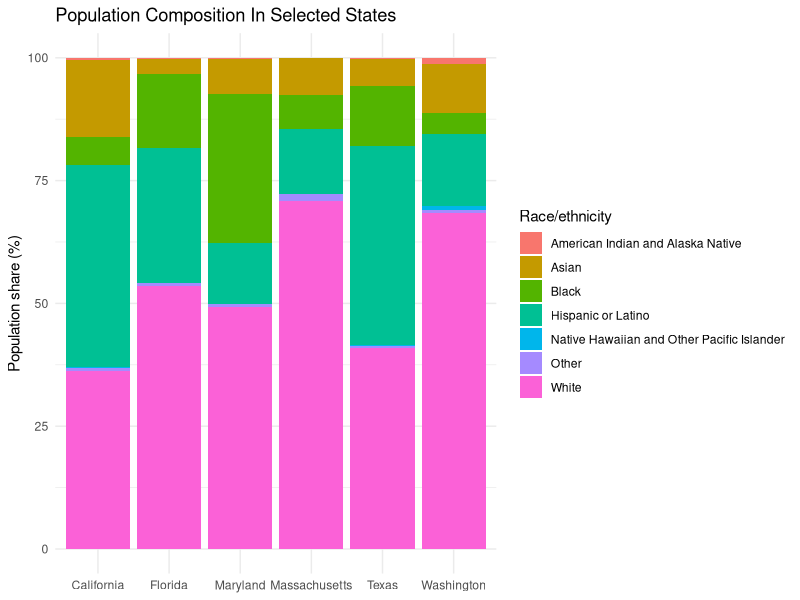
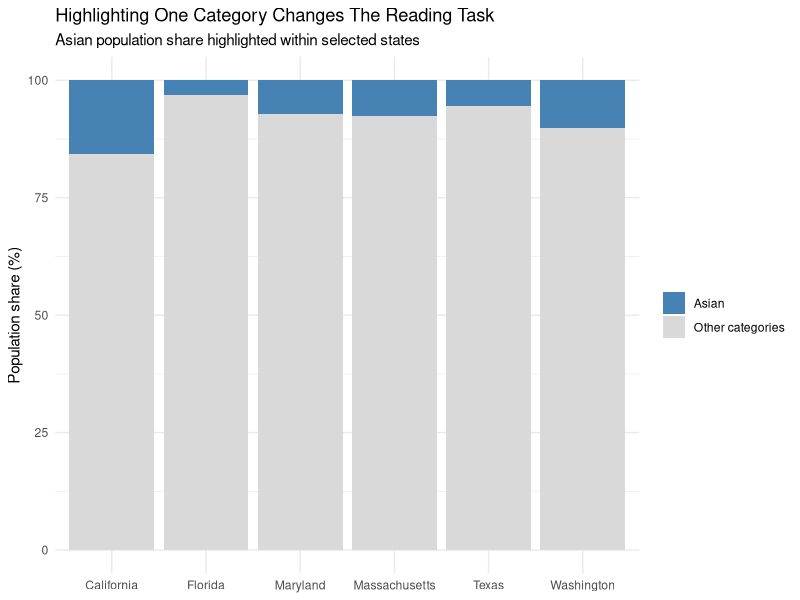
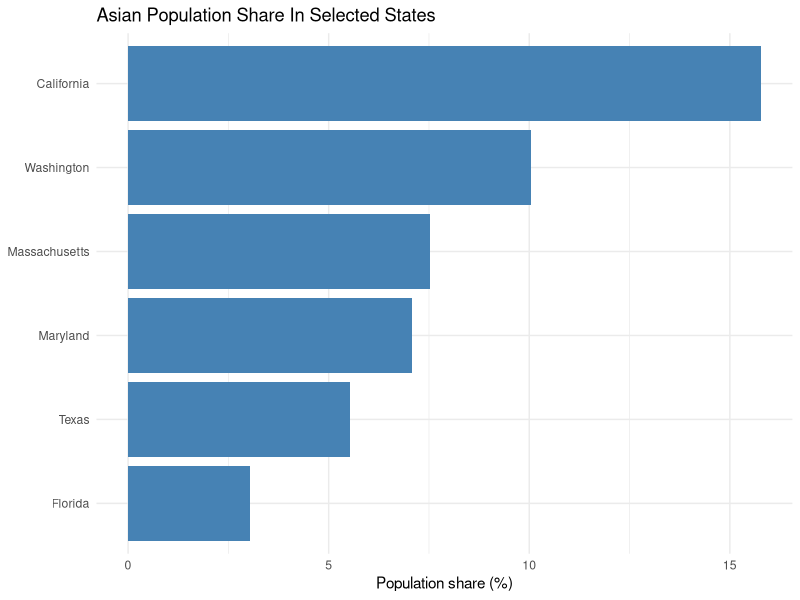
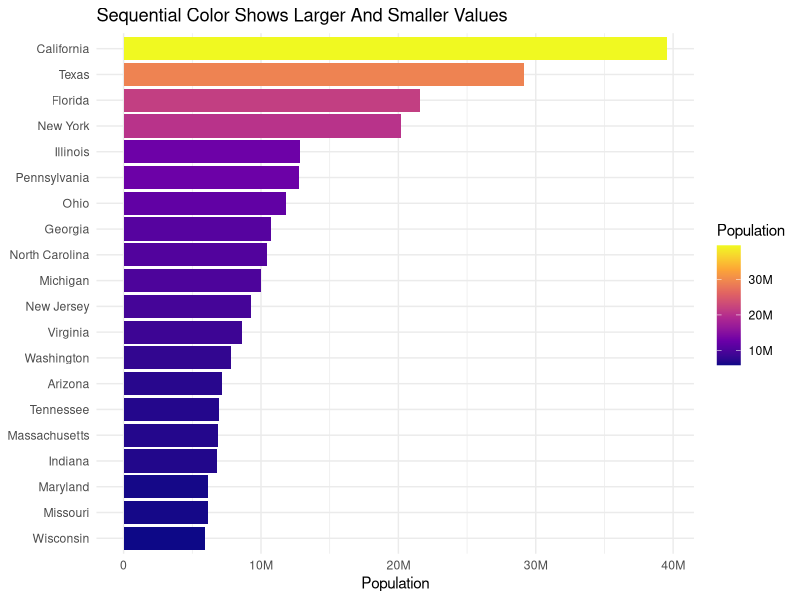
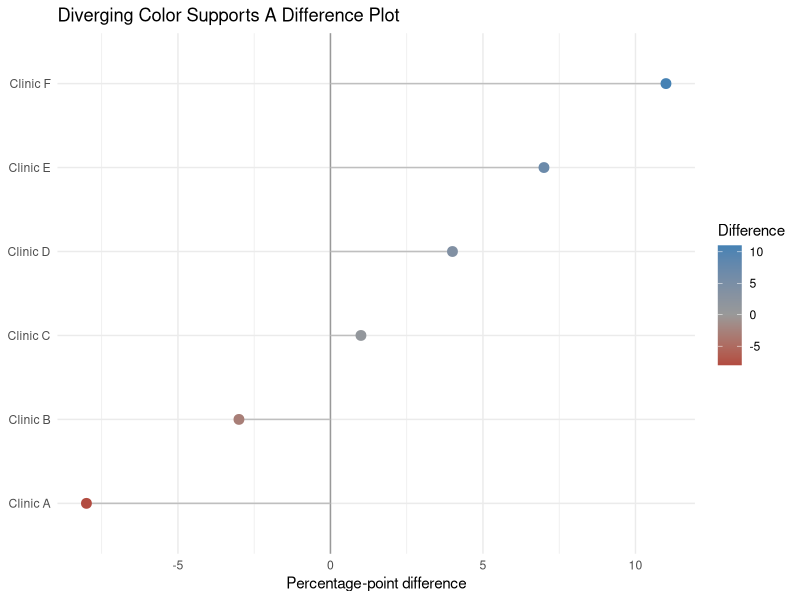

These charts were generated, in order, by the following R code:
## ---- chunk 1
#| include: false
library(dplyr)
library(ggplot2)
## ---- chunk 2
census <- readr::read_csv("data/real/census_state_race_ethnicity_long.csv")
## ---- chunk 3
selected_states <- census |>
  filter(state %in% c("CA", "FL", "MA", "MD", "TX", "WA")) |>
  mutate(proportion_percent = share * 100)
## ---- chunk 4
p1 <- ggplot(
  selected_states,
  aes(x = state_name, y = proportion_percent, fill = race_ethnicity)
) +
  geom_col()

p2 <- p1 +
  labs(
    title = "Population Composition In Selected States",
    x = NULL,
    y = "Population share (%)",
    fill = "Race/ethnicity"
  ) +
  theme_minimal()

p2
## ---- chunk 5
asian_share <- selected_states |>
  mutate(
    highlight = if_else(race_ethnicity == "Asian", "Asian", "Other categories")
  ) |>
  group_by(state_name, highlight) |>
  summarize(
    proportion_percent = sum(proportion_percent),
    .groups = "drop"
  )

p1 <- ggplot(asian_share, aes(x = state_name, y = proportion_percent, fill = highlight)) +
  geom_col(position = "stack")

p2 <- p1 +
  scale_fill_manual(values = c("Asian" = "steelblue", "Other categories" = "gray85")) +
  labs(
    title = "Highlighting One Category Changes The Reading Task",
    subtitle = "Asian population share highlighted within selected states",
    x = NULL,
    y = "Population share (%)",
    fill = NULL
  ) +
  theme_minimal()

p2
## ---- chunk 6
asian_only <- selected_states |>
  filter(race_ethnicity == "Asian") |>
  mutate(state_name = reorder(state_name, proportion_percent))

p1 <- ggplot(asian_only, aes(x = state_name, y = proportion_percent)) +
  geom_col(fill = "steelblue")

p2 <- p1 +
  coord_flip() +
  labs(
    title = "Asian Population Share In Selected States",
    x = NULL,
    y = "Population share (%)"
  ) +
  theme_minimal()

p2
## ---- chunk 7
state_population <- readr::read_csv("data/real/state_population_ranks.csv") |>
  filter(rank <= 20) |>
  mutate(state_name = reorder(state_name, population))

ggplot(state_population, aes(x = state_name, y = population, fill = population)) +
  geom_bar(stat = "identity") +
  coord_flip() +
  scale_fill_viridis_c(
    option = "C",
    labels = scales::label_number(scale_cut = scales::cut_short_scale())
  ) +
  scale_y_continuous(labels = scales::label_number(scale_cut = scales::cut_short_scale())) +
  labs(
    title = "Sequential Color Shows Larger And Smaller Values",
    x = NULL,
    y = "Population",
    fill = "Population"
  ) +
  theme_minimal()
## ---- chunk 8
difference_example <- tibble::tibble(
  clinic = c("Clinic A", "Clinic B", "Clinic C", "Clinic D", "Clinic E", "Clinic F"),
  difference = c(-8, -3, 1, 4, 7, 11)
) |>
  arrange(difference) |>
  mutate(clinic = factor(clinic, levels = clinic))

ggplot(difference_example, aes(x = clinic, y = difference, color = difference)) +
  geom_hline(yintercept = 0, color = "gray60") +
  geom_segment(aes(xend = clinic, y = 0, yend = difference), color = "gray75") +
  geom_point(size = 3) +
  coord_flip() +
  scale_color_gradient2(
    low = "firebrick",
    mid = "gray60",
    high = "steelblue",
    midpoint = 0
  ) +
  labs(
    title = "Diverging Color Supports A Difference Plot",
    x = NULL,
    y = "Percentage-point difference",
    color = "Difference"
  ) +
  theme_minimal()
